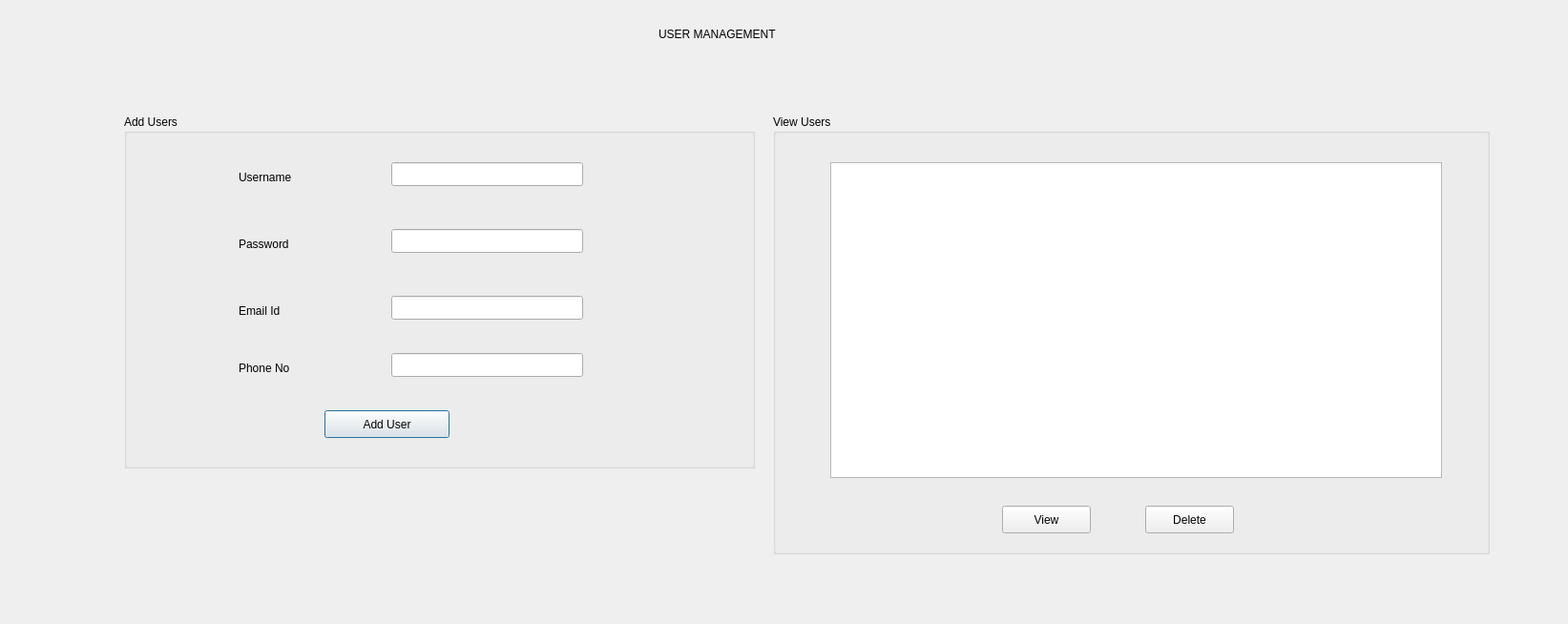
<?xml version="1.0" encoding="UTF-8"?>
<ui version="4.0">
 <class>SecondDialog</class>
 <widget class="QDialog" name="SecondDialog">
  <property name="geometry">
   <rect>
    <x>0</x>
    <y>0</y>
    <width>1643</width>
    <height>654</height>
   </rect>
  </property>
  <property name="sizePolicy">
   <sizepolicy hsizetype="Fixed" vsizetype="Fixed">
    <horstretch>0</horstretch>
    <verstretch>0</verstretch>
   </sizepolicy>
  </property>
  <property name="minimumSize">
   <size>
    <width>1643</width>
    <height>654</height>
   </size>
  </property>
  <property name="maximumSize">
   <size>
    <width>1643</width>
    <height>654</height>
   </size>
  </property>
  <property name="windowTitle">
   <string>Dialog</string>
  </property>
  <widget class="QLabel" name="label">
   <property name="geometry">
    <rect>
     <x>690</x>
     <y>20</y>
     <width>241</width>
     <height>31</height>
    </rect>
   </property>
   <property name="styleSheet">
    <string notr="true">font: 700 14pt &quot;Segoe UI&quot;;</string>
   </property>
   <property name="text">
    <string>USER MANAGEMENT</string>
   </property>
  </widget>
  <widget class="QGroupBox" name="groupBox">
   <property name="geometry">
    <rect>
     <x>130</x>
     <y>120</y>
     <width>661</width>
     <height>371</height>
    </rect>
   </property>
   <property name="styleSheet">
    <string notr="true">font: 700 10pt &quot;Segoe UI&quot;;</string>
   </property>
   <property name="title">
    <string>Add Users</string>
   </property>
   <widget class="QLabel" name="label_3">
    <property name="geometry">
     <rect>
      <x>120</x>
      <y>50</y>
      <width>91</width>
      <height>31</height>
     </rect>
    </property>
    <property name="text">
     <string>Username</string>
    </property>
   </widget>
   <widget class="QLabel" name="label_4">
    <property name="geometry">
     <rect>
      <x>120</x>
      <y>120</y>
      <width>81</width>
      <height>31</height>
     </rect>
    </property>
    <property name="text">
     <string>Password</string>
    </property>
   </widget>
   <widget class="QLabel" name="label_5">
    <property name="geometry">
     <rect>
      <x>120</x>
      <y>190</y>
      <width>71</width>
      <height>31</height>
     </rect>
    </property>
    <property name="text">
     <string>Email Id</string>
    </property>
   </widget>
   <widget class="QLabel" name="label_6">
    <property name="geometry">
     <rect>
      <x>120</x>
      <y>250</y>
      <width>91</width>
      <height>31</height>
     </rect>
    </property>
    <property name="text">
     <string>Phone No</string>
    </property>
   </widget>
   <widget class="QLineEdit" name="uname">
    <property name="geometry">
     <rect>
      <x>280</x>
      <y>50</y>
      <width>201</width>
      <height>25</height>
     </rect>
    </property>
   </widget>
   <widget class="QLineEdit" name="pass">
    <property name="geometry">
     <rect>
      <x>280</x>
      <y>120</y>
      <width>201</width>
      <height>25</height>
     </rect>
    </property>
    <property name="echoMode">
     <enum>QLineEdit::Password</enum>
    </property>
   </widget>
   <widget class="QLineEdit" name="id">
    <property name="geometry">
     <rect>
      <x>280</x>
      <y>190</y>
      <width>201</width>
      <height>25</height>
     </rect>
    </property>
   </widget>
   <widget class="QLineEdit" name="no">
    <property name="geometry">
     <rect>
      <x>280</x>
      <y>250</y>
      <width>201</width>
      <height>25</height>
     </rect>
    </property>
   </widget>
   <widget class="QPushButton" name="pushButton">
    <property name="geometry">
     <rect>
      <x>210</x>
      <y>310</y>
      <width>131</width>
      <height>29</height>
     </rect>
    </property>
    <property name="styleSheet">
     <string notr="true">font: 10pt &quot;Segoe UI&quot;;</string>
    </property>
    <property name="text">
     <string>Add User</string>
    </property>
   </widget>
  </widget>
  <widget class="QGroupBox" name="groupBox_2">
   <property name="geometry">
    <rect>
     <x>810</x>
     <y>120</y>
     <width>751</width>
     <height>461</height>
    </rect>
   </property>
   <property name="styleSheet">
    <string notr="true">font: 700 10pt &quot;Segoe UI&quot;;</string>
   </property>
   <property name="title">
    <string>View Users</string>
   </property>
   <widget class="QTableView" name="table">
    <property name="geometry">
     <rect>
      <x>60</x>
      <y>50</y>
      <width>641</width>
      <height>331</height>
     </rect>
    </property>
    <property name="styleSheet">
     <string notr="true">QHeaderView::section { background-color:black; color:white;font: 700 12pt &quot;Segoe UI&quot;; }
QTableView::item { background-color: white;color: black;font: 700 10pt &quot;Segoe UI&quot;;alignment: center; }
</string>
    </property>
    <property name="editTriggers">
     <set>QAbstractItemView::NoEditTriggers</set>
    </property>
    <attribute name="horizontalHeaderCascadingSectionResizes">
     <bool>false</bool>
    </attribute>
   </widget>
   <widget class="QPushButton" name="delete_2">
    <property name="geometry">
     <rect>
      <x>390</x>
      <y>410</y>
      <width>93</width>
      <height>29</height>
     </rect>
    </property>
    <property name="text">
     <string>Delete</string>
    </property>
   </widget>
   <widget class="QPushButton" name="view">
    <property name="geometry">
     <rect>
      <x>240</x>
      <y>410</y>
      <width>93</width>
      <height>29</height>
     </rect>
    </property>
    <property name="text">
     <string>View</string>
    </property>
   </widget>
  </widget>
 </widget>
 <resources/>
 <connections/>
</ui>
